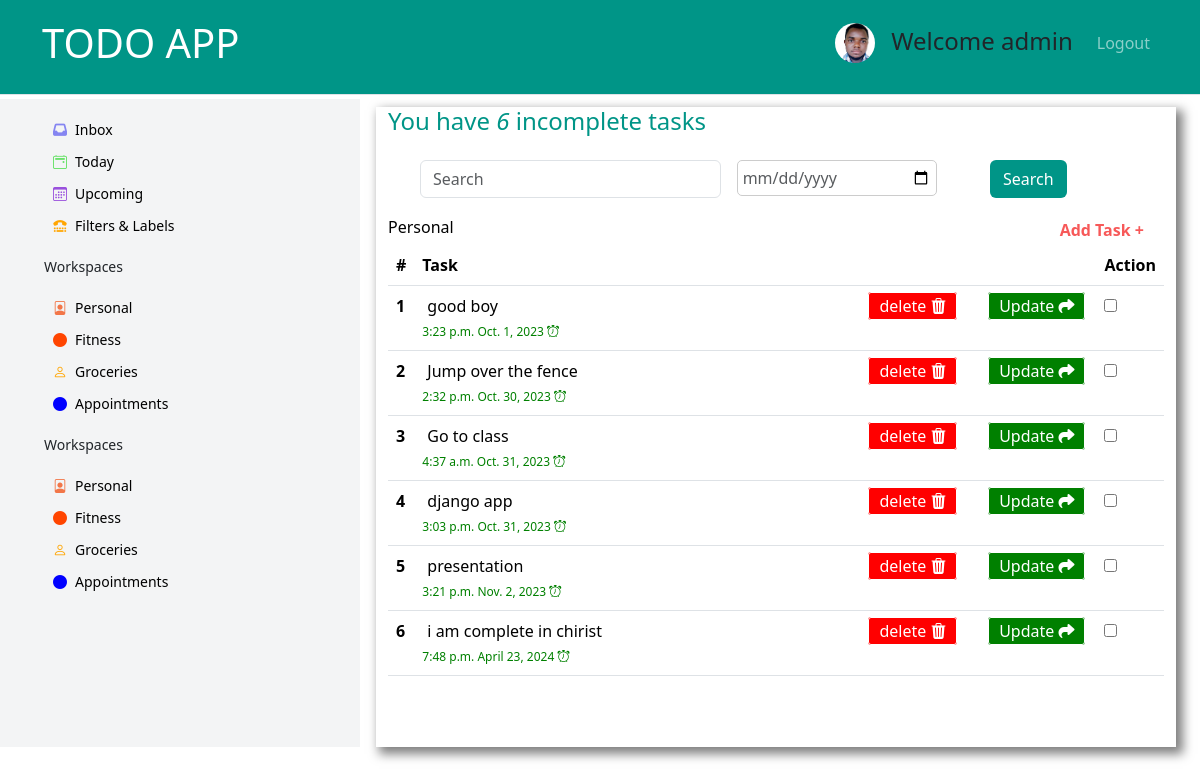
The app's page / (signed in) with its own data.
### myTodo/models.py (models this page shows, shortened)
class Task(models.Model):
    user = models.ForeignKey(User, on_delete=models.CASCADE, null=True, blank=True)
    title = models.CharField(max_length=200)
    description = models.TextField(null=True, blank=True)
    date_complete = models.DateField()
    time = models.TimeField(auto_now=True)
    complete = models.BooleanField(default=False)
    class Meta:
        ordering = ['date_complete','complete']

### myTodo/views.py (the view)
# urls.py: path('',TaskList.as_view(), name='tasks'),
class TaskList(LoginRequiredMixin, ListView):
    model = Task
    template_name = "myTodo/index.html"
    context_object_name= 'tasks'
    def get_context_data(self, **kwargs: Any) -> dict[str, Any]:
        context = super().get_context_data(**kwargs)
        context['tasks'] = context['tasks'].filter(user = self.request.user)
        context['count'] = context['tasks'].filter(complete = False).count()
        search_text = self.request.GET.get('search-area') or ''
        search_calendar = self.request.GET.get('calendar-date') or ''
        if search_text:
            context['tasks'] = context['tasks'].filter(title__startswith=search_text)
        if search_calendar:
            context['tasks'] = context['tasks'].filter(date_complete=search_calendar)
        return context

### myTodo/templates/myTodo/index.html (shortened to what this page needs)
{% load static %}
<!doctype html>
<html lang="en">
  <head>
    <link href="https://cdn.jsdelivr.net/npm/bootstrap@5.3.1/dist/css/bootstrap.min.css" rel="stylesheet">
    <link rel="stylesheet" href="https://cdnjs.cloudflare.com/ajax/libs/font-awesome/6.4.2/css/all.min.css" />
    <link rel="stylesheet" href="https://cdn.jsdelivr.net/npm/bootstrap-icons@1.10.2/font/bootstrap-icons.css">
    <link rel="stylesheet" href="{% static '/css/style.css' %}">
  </head>
  <body>
    <nav class="navbar navbar-expand-lg navbar-dark border-bottom pb-3 position-sticky" style="background-color: #009587" >
        <div class="container">
            <a href="#" class="navbar-brand fs-1 fw-3 text-uppercase">TODO APP</a>
            <div class="collapse navbar-collapse" id="navbarSupportedContent">
                <ul class="navbar-nav ms-auto mb-2 mb-lg-0">
                    {% if request.user.is_authenticated %}
                    <li class="me-3">
                        <a href=""><img src="{% static '/image/dman450.jpg' %}" alt="" class="img-height rounded-circle border-3 border-secondary " ></a>
                    </li>
                    <li class="nav-item me-3">
                        <h4 class="nav-list mt-1">Welcome {{request.user}}</h4>
                    </li>
                    <li class="nav-item ">
                        <a href="{% url 'logout' %}" class="nav-link">Logout</a>
                    </li>
                    {% else %}
                    <li class="nav-item ">
                        <a href="{% url 'login' %}" class="nav-link">Login</a>
                    </li>
                    {% endif %}
                </ul>
            </div>
        </div>
    </nav>
    <section class="text-center text-sm-start mt-1">
        <div class="container-fluid">
            <div class="row" style="height: 80vh;">
                <div class="col-2 d-none d-md-block position-sticky bgs" style="background-color:#F3F4F5; width: 30%;">
                    <div>
                    <ul class="mt-3 fw-medium" style="width: 100%; font-size: 14px;">
                        <li class="side-list">
                            <a href="#" class="py-3  rounded-2 w-100 mb-2 side-links"> <i class="fa fa-inbox me-2" style="color: rgb(133, 133, 241);" aria-hidden="true"></i>Inbox</a>
                        </li>
                        <li class="side-list">
                            <a href="#" class="py-3  rounded-2 w-100 mb-2 side-links"><i class="bi bi-calendar2-event me-2" style="color: rgb(97, 224, 97);"></i>Today</a>
                        </li>
                        <li class="side-list">
                            <a href="#" class="py-3  rounded-2 w-100 mb-2 side-links"><i class="bi bi-calendar3 me-2" style="color: rgb(153, 80, 221);"></i>Upcoming</a>
                        </li>
                        <li class="side-list">
                            <a href="#" class="py-3  rounded-2 w-100 mb-2 side-links"><i class="fa fa-tty me-2" style="color: orange;" aria-hidden="true"></i>Filters & Labels</a>
                        </li>
                    </ul>
                    </div>
                    <div class="mt-3">
                        <ul class="fw-medium" style="width: 100%; font-size: 14px;">
                            <p>Workspaces</p>
                            <li class="side-list">
                                <a href="#" class="py-3 w-100 mb-2 side-links"><i class="bi bi-file-person me-2" style="color: rgb(242, 118, 72);"></i>Personal</a>
                            </li>
                            <li class="side-list">
                                <a href="#" class="py-3  rounded-2 w-100 mb-2 side-links"> <i class="bi bi-circle-fill me-2" style="color: orangered;"></i>Fitness</a>
                            </li>
                            <li class="side-list">
                                <a href="#" class="py-3  rounded-2 w-100 mb-2 side-links"><i class="bi bi-person me-2" style="color:orange;"></i>Groceries</a>
                            </li>
                            <li class="side-list">
                                <a href="#" class="py-3  rounded-2 w-100 mb-2 side-links"><i class="bi bi-circle-fill me-2" style="color: blue;"></i>Appointments</a>
                            </li>
                        </ul>
                    </div>
                        <div class="mt-3">
                            <ul class="fw-medium" style="width: 100%; font-size: 14px;">
                                <p>Workspaces</p>
                                <li class="side-list">
                                    <a href="#" class="py-3 w-100 mb-2 side-links"><i class="bi bi-file-person me-2" style="color: rgb(242, 118, 72);"></i>Personal</a>
                                </li>
                                <li class="side-list">
                                    <a href="#" class="py-3  rounded-2 w-100 mb-2 side-links"> <i class="bi bi-circle-fill me-2" style="color: orangered;"></i>Fitness</a>
                                </li>
                                <li class="side-list">
                                    <a href="#" class="py-3  rounded-2 w-100 mb-2 side-links"><i class="bi bi-person me-2" style="color:orange;"></i>Groceries</a>
                                </li>
                                <li class="side-list">
                                    <a href="#" class="py-3  rounded-2 w-100 mb-2 side-links"><i class="bi bi-circle-fill me-2" style="color: blue;"></i>Appointments</a>
                                </li>
                            </ul>
                        </div>
                </div>
                <div class="col-12 col-md-8 mt-2 mx-3" style="height: 100%; color: black; box-shadow: 5px 5px 10px 2px rgba(0, 0, 0, 0.5);">
                    <h4 style="margin: 0; color: #009587;">You have <i>{{count }}</i> incomplete task{{count|pluralize:"s"}}</h4>
                    <form class="row g-3 ms-4 mt-2" method="GET">
                        <div class="col-5">
                          <input type="text" class="form-control" id="inputPassword2" placeholder="Search" name="search-area" value="">
                        </div>
                        <div class="col-4 ">
                            <input type="date" id="calendar" name="calendar-date" class="calendar-input form-control" value="{{ form.instance.date_complete|date:'YYYY-MM-DD' }}">
                        </div>
                        <div class="col-3">
                          <button type="submit" class="btn mb-3" style="background-color: #009587; color: #fff;">Search</button>
                        </div>
                    </form>
                    <div class="row mt-1">
                        <h6 class="col-10">Personal</h6>
                        <a href="{% url 'createTask' %}" class="side-links col-auto fw-semibold" style="color: rgb(247, 89, 89);">Add Task &#43</a>
                    </div>
                    <table class="table table-hover">
                            <thead>
                              <tr>
                                <th scope="col">#</th>
                                <th scope="col">Task</th>
                                <th scope="col"></th>
                                <th scope="col"></th>
                                <th scope="col">Action</th>
                              </tr>
                            </thead>
                            <tbody>
                                {% for task in tasks %}
                              <tr>
                                <th scope="row">{{ forloop.counter }}</th>
                                <td class="col-8">
                                    {% if task.complete %}
                                    <s><p class="mb-0"><a href="{% url 'detail' task.id %}" class="side-links">{{task.title}}</a></p></s>
                                   {% else %}
                                   <p class="mb-0"><a href="{% url 'detail' task.id %}" class="side-links">{{task.title}}</a></p>
                                   {% endif %}
                                   <span class="mt-0 p-0" style="font-size: 12px; line-height: 0; color: green;">{{task.time}} {{task.date_complete}} <i class="bi bi-alarm"></i></span>
                                </td>
                                <td class="col-2">
                                    <a href="{% url 'deleteTask' task.id %}" class="side-links delete red">delete <i class="bi bi-trash3-fill"></i></a>
                                </td>
                                <td class="col-2">
                                    <a href="{% url 'updateTask' task.id %}" class="side-links update green">Update <i class="fa fa-share" aria-hidden="true"></i></a>
                                </td>
                                <td class="col">
                                    <input type="checkbox" id="item1 inner-flex" >
                                </td>
                                {% empty %}
                                    <h3>No item in the list</h3>
                                {% endfor %}
                              </tr>
                            </tbody>
                          </table>
                </div>
            </div>
        </div>
    </section>
  </body>
</html>

### myTodo/static/css/style.css (style rules this page uses)
.img-height { height: 40px; }
a { text-decoration: none !important; }
.side-list { list-style:none; padding: 4px; margin-top: 3px; width: 100%; }
.side-links { color: black; margin-left: 5px; }
.calendar-input { width: 200px; padding: 5px; font-size: 16px; border: 1px solid #ccc; border-radius: 5px; color: #595C5F; }
.red { background-color: red; }
.green { background-color: green; }
.delete, .update { padding: 2px 10px; border-radius: 3px; color: #fff; border: 1px solid white; }

### records on screen
Task: title "good boy", time "3:23 p.m.", date_complete "Oct. 1, 2023"
Task: title "Jump over the fence", time "2:32 p.m.", date_complete "Oct. 30, 2023"
Task: title "Go to class", time "4:37 a.m.", date_complete "Oct. 31, 2023"
Task: title "django app", time "3:03 p.m.", date_complete "Oct. 31, 2023"
Task: title "presentation", time "3:21 p.m.", date_complete "Nov. 2, 2023"
Task: title "i am complete in chirist", time "7:48 p.m.", date_complete "April 23, 2024"

### other values on screen
{{ request.user }} "admin"
{{ count }} "6"
